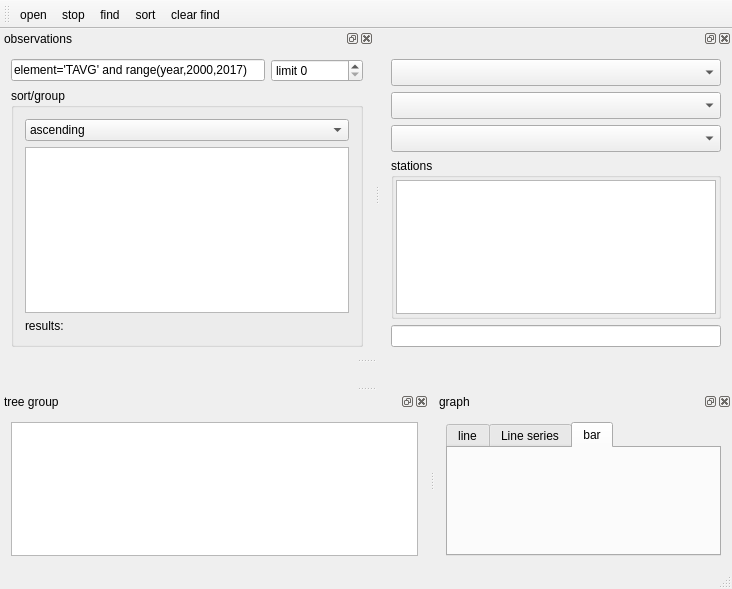
<?xml version="1.0" encoding="UTF-8"?>
<ui version="4.0">
 <class>MainWindow</class>
 <widget class="QMainWindow" name="MainWindow">
  <property name="geometry">
   <rect>
    <x>0</x>
    <y>0</y>
    <width>732</width>
    <height>589</height>
   </rect>
  </property>
  <property name="windowTitle">
   <string>noaa daily all browser</string>
  </property>
  <widget class="QWidget" name="centralWidget">
   <layout class="QVBoxLayout" name="verticalLayout"/>
  </widget>
  <widget class="QMenuBar" name="menuBar">
   <property name="geometry">
    <rect>
     <x>0</x>
     <y>0</y>
     <width>732</width>
     <height>22</height>
    </rect>
   </property>
  </widget>
  <widget class="QToolBar" name="mainToolBar">
   <attribute name="toolBarArea">
    <enum>TopToolBarArea</enum>
   </attribute>
   <attribute name="toolBarBreak">
    <bool>false</bool>
   </attribute>
   <addaction name="actionopen"/>
   <addaction name="actionstop"/>
   <addaction name="actionfind"/>
   <addaction name="actionsort"/>
   <addaction name="actionclear_find"/>
  </widget>
  <widget class="QStatusBar" name="statusBar">
   <property name="font">
    <font>
     <family>Courier New</family>
    </font>
   </property>
  </widget>
  <widget class="QDockWidget" name="dockStations">
   <property name="windowTitle">
    <string>observations</string>
   </property>
   <attribute name="dockWidgetArea">
    <number>4</number>
   </attribute>
   <widget class="QWidget" name="dockWidgetContents_2">
    <layout class="QVBoxLayout" name="verticalLayout_2">
     <item>
      <layout class="QHBoxLayout" name="horizontalLayout_3">
       <property name="bottomMargin">
        <number>0</number>
       </property>
       <item>
        <widget class="QLineEdit" name="query">
         <property name="toolTip">
          <string>query</string>
         </property>
         <property name="text">
          <string>element='TAVG' and range(year,2000,2017)</string>
         </property>
        </widget>
       </item>
       <item>
        <widget class="QSpinBox" name="limit">
         <property name="toolTip">
          <string>rows found limit (0=no limit)</string>
         </property>
         <property name="prefix">
          <string>limit </string>
         </property>
         <property name="minimum">
          <number>0</number>
         </property>
         <property name="maximum">
          <number>500000</number>
         </property>
         <property name="singleStep">
          <number>1000</number>
         </property>
        </widget>
       </item>
      </layout>
     </item>
     <item>
      <widget class="QGroupBox" name="groupBox">
       <property name="title">
        <string>sort/group</string>
       </property>
       <layout class="QVBoxLayout" name="verticalLayout_6">
        <item>
         <widget class="QComboBox" name="sortOrder">
          <item>
           <property name="text">
            <string>ascending</string>
           </property>
          </item>
          <item>
           <property name="text">
            <string>descending</string>
           </property>
          </item>
         </widget>
        </item>
        <item>
         <widget class="QListWidget" name="sortFields">
          <property name="sizePolicy">
           <sizepolicy hsizetype="Preferred" vsizetype="Preferred">
            <horstretch>0</horstretch>
            <verstretch>0</verstretch>
           </sizepolicy>
          </property>
          <property name="editTriggers">
           <set>QAbstractItemView::NoEditTriggers</set>
          </property>
          <property name="dragDropOverwriteMode">
           <bool>true</bool>
          </property>
          <property name="dragDropMode">
           <enum>QAbstractItemView::InternalMove</enum>
          </property>
          <property name="defaultDropAction">
           <enum>Qt::MoveAction</enum>
          </property>
          <property name="alternatingRowColors">
           <bool>true</bool>
          </property>
          <property name="selectionMode">
           <enum>QAbstractItemView::MultiSelection</enum>
          </property>
         </widget>
        </item>
        <item>
         <widget class="QLabel" name="stGlobal">
          <property name="text">
           <string>results:</string>
          </property>
         </widget>
        </item>
       </layout>
      </widget>
     </item>
    </layout>
   </widget>
  </widget>
  <widget class="QDockWidget" name="dockGroup">
   <property name="windowTitle">
    <string>tree group</string>
   </property>
   <attribute name="dockWidgetArea">
    <number>8</number>
   </attribute>
   <widget class="QWidget" name="dockWidgetContents_3">
    <layout class="QHBoxLayout" name="horizontalLayout">
     <item>
      <layout class="QVBoxLayout" name="verticalLayout_4">
       <property name="rightMargin">
        <number>0</number>
       </property>
       <item>
        <widget class="TreeGroup" name="tree">
         <property name="editTriggers">
          <set>QAbstractItemView::NoEditTriggers</set>
         </property>
         <property name="alternatingRowColors">
          <bool>true</bool>
         </property>
        </widget>
       </item>
      </layout>
     </item>
    </layout>
   </widget>
  </widget>
  <widget class="QDockWidget" name="dockWidget">
   <attribute name="dockWidgetArea">
    <number>4</number>
   </attribute>
   <widget class="QWidget" name="dockWidgetContents_4">
    <layout class="QVBoxLayout" name="verticalLayout_5">
     <item>
      <widget class="AuxFileCombo" name="cbElements">
       <property name="font">
        <font>
         <family>Courier New</family>
         <pointsize>12</pointsize>
        </font>
       </property>
       <property name="toolTip">
        <string>elements</string>
       </property>
       <property name="accessibleName">
        <string>elements</string>
       </property>
       <property name="styleSheet">
        <string notr="true">combobox-popup: 0;</string>
       </property>
      </widget>
     </item>
     <item>
      <widget class="AuxFileCombo" name="cbCountries">
       <property name="font">
        <font>
         <family>Courier New</family>
         <pointsize>12</pointsize>
        </font>
       </property>
       <property name="toolTip">
        <string>countries</string>
       </property>
       <property name="accessibleName">
        <string>countries</string>
       </property>
       <property name="styleSheet">
        <string notr="true">combobox-popup: 0;</string>
       </property>
      </widget>
     </item>
     <item>
      <widget class="AuxFileCombo" name="cbStates">
       <property name="font">
        <font>
         <family>Courier New</family>
         <pointsize>12</pointsize>
        </font>
       </property>
       <property name="toolTip">
        <string>states</string>
       </property>
       <property name="accessibleName">
        <string>states</string>
       </property>
       <property name="styleSheet">
        <string notr="true">combobox-popup: 0;</string>
       </property>
      </widget>
     </item>
     <item>
      <layout class="QHBoxLayout" name="horizontalLayout_2">
       <property name="bottomMargin">
        <number>0</number>
       </property>
       <item>
        <layout class="QVBoxLayout" name="verticalLayout_9">
         <property name="leftMargin">
          <number>0</number>
         </property>
         <item>
          <widget class="QGroupBox" name="groupBox_2">
           <property name="title">
            <string>stations</string>
           </property>
           <layout class="QVBoxLayout" name="verticalLayout_3">
            <property name="leftMargin">
             <number>2</number>
            </property>
            <property name="topMargin">
             <number>2</number>
            </property>
            <property name="rightMargin">
             <number>2</number>
            </property>
            <property name="bottomMargin">
             <number>2</number>
            </property>
            <item>
             <widget class="TableAuxFile" name="stations">
              <property name="font">
               <font>
                <family>Courier New</family>
                <pointsize>10</pointsize>
               </font>
              </property>
              <property name="editTriggers">
               <set>QAbstractItemView::NoEditTriggers</set>
              </property>
             </widget>
            </item>
           </layout>
          </widget>
         </item>
         <item>
          <widget class="QLineEdit" name="queryStations">
           <property name="toolTip">
            <string>any field in station contains (case insensitive)...</string>
           </property>
          </widget>
         </item>
        </layout>
       </item>
      </layout>
     </item>
    </layout>
   </widget>
  </widget>
  <widget class="QDockWidget" name="dockGraph">
   <property name="windowTitle">
    <string>graph</string>
   </property>
   <attribute name="dockWidgetArea">
    <number>8</number>
   </attribute>
   <widget class="QWidget" name="dockWidgetContents">
    <layout class="QVBoxLayout" name="verticalLayout_7">
     <item>
      <widget class="QTabWidget" name="tabWidget">
       <property name="currentIndex">
        <number>2</number>
       </property>
       <widget class="QWidget" name="tabLine">
        <attribute name="title">
         <string>line</string>
        </attribute>
        <layout class="QVBoxLayout" name="layOutLine">
         <property name="leftMargin">
          <number>2</number>
         </property>
         <property name="topMargin">
          <number>2</number>
         </property>
         <property name="rightMargin">
          <number>2</number>
         </property>
         <property name="bottomMargin">
          <number>2</number>
         </property>
        </layout>
       </widget>
       <widget class="QWidget" name="tabLineSeries">
        <attribute name="title">
         <string>Line series</string>
        </attribute>
        <layout class="QVBoxLayout" name="layOutLineSeries">
         <property name="leftMargin">
          <number>2</number>
         </property>
         <property name="topMargin">
          <number>2</number>
         </property>
         <property name="rightMargin">
          <number>2</number>
         </property>
         <property name="bottomMargin">
          <number>2</number>
         </property>
        </layout>
       </widget>
       <widget class="QWidget" name="tabBar">
        <attribute name="title">
         <string>bar</string>
        </attribute>
        <layout class="QVBoxLayout" name="layOutBar">
         <property name="leftMargin">
          <number>2</number>
         </property>
         <property name="topMargin">
          <number>2</number>
         </property>
         <property name="rightMargin">
          <number>2</number>
         </property>
         <property name="bottomMargin">
          <number>2</number>
         </property>
        </layout>
       </widget>
      </widget>
     </item>
    </layout>
   </widget>
  </widget>
  <action name="actionopen">
   <property name="text">
    <string>open</string>
   </property>
  </action>
  <action name="actionstop">
   <property name="text">
    <string>stop</string>
   </property>
  </action>
  <action name="actionclear_find">
   <property name="text">
    <string>clear find</string>
   </property>
  </action>
  <action name="actionfind">
   <property name="text">
    <string>find</string>
   </property>
  </action>
  <action name="actionsort">
   <property name="text">
    <string>sort</string>
   </property>
  </action>
 </widget>
 <layoutdefault spacing="6" margin="11"/>
 <customwidgets>
  <customwidget>
   <class>TreeGroup</class>
   <extends>QTreeView</extends>
   <header location="global">treegroup.h</header>
  </customwidget>
  <customwidget>
   <class>AuxFileCombo</class>
   <extends>QComboBox</extends>
   <header location="global">comboboxmodel.h</header>
  </customwidget>
  <customwidget>
   <class>TableAuxFile</class>
   <extends>QTableView</extends>
   <header location="global">tableauxfile.h</header>
  </customwidget>
 </customwidgets>
 <resources/>
 <connections/>
</ui>
